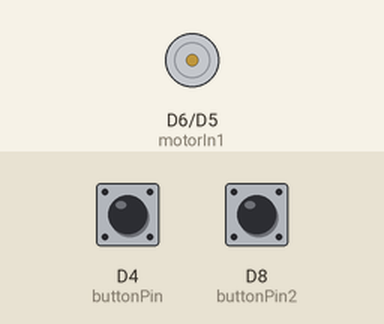
Bench run of a sketch on a simulated ESP8266 (NodeMCU). Parts: motor-driver pin pairs drawn as motors (green arrow = first pin HIGH = forward, orange = second pin HIGH = backward, longer = more drive). The test bench sets the inputs (shaded band); at power-on: D4 (buttonPin) LOW, D8 (buttonPin2) HIGH.

Above: at 1.2 s.
1.3 s: D4 (buttonPin) pulled HIGH for 0.15 s
At 2.5 s:
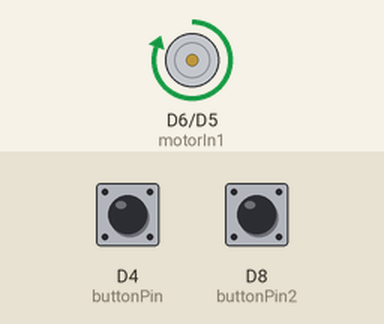
2.9 s: D8 (buttonPin2) pulled LOW for 0.15 s
At 4.0 s:
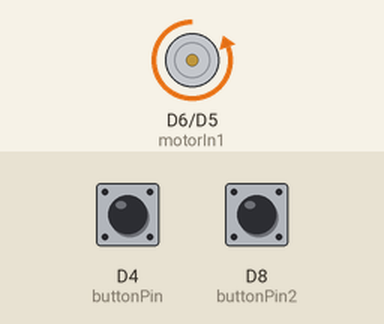
4.5 s: D8 (buttonPin2) pulled LOW for 1 s
At 6.4 s:
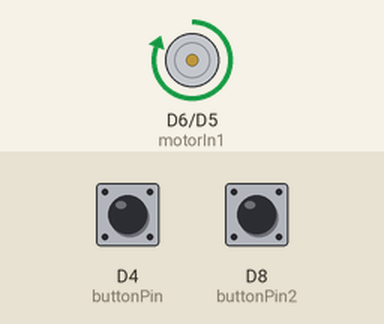
7.0 s: D8 (buttonPin2) pulled LOW for 3.2 s
At 11.2 s:
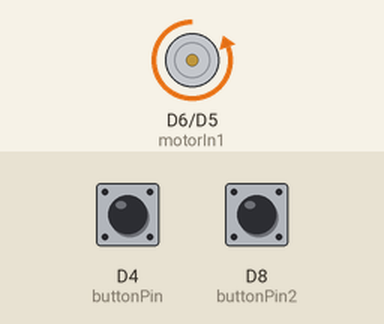
Timing chart, 0 to 12.7 s (numbered marks = the images above; inputs shaded):
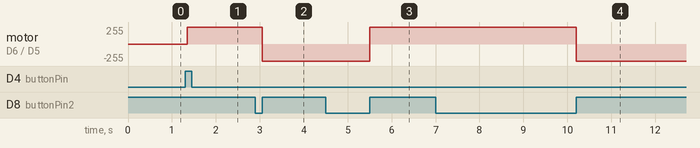

The sketch:

ButtonFan.ino
```cpp
/*
 *
 * This code is a modified version of the code found in tutorial
 * lesson 19 "A small fan" on the SUNFOUNDER website:
 * https://www.sunfounder.com/learn/Super-Kit-V2-0-for-Arduino/lesson-19-simple-creation-small-fan-super-kit.html
 *
 * This code allows two pushbuttons to be used to change the speed and direction
 * of an attached fan motor.
 * The speed pushbutton(buttonPin) changes the speed from off,
 * to high, to low, then back off again. The direction
 * pushbutton(buttonPin2) changes the direction of the spinning fan.
 * When both buttons are pushed simultaneously, the fan stops and
 * resets its speed and direction to the default settings.
 *
 * Last edited by:  Jeremiah P. Niehls
 * Date:            9/6/2019
 *
 */
const int buttonPin = D4; // the number of the pushbutton pin for speed
const int buttonPin2 = D8;// the number of the pushbutton pin for direction
const int motorIn1 = D6;
const int motorIn2 = D5;

int stat = 0;
int stat2 = 0;

#define rank1 800
#define rank2 400

// Variables will change:
int buttonState;            // the current reading from the input pin
int lastButtonState = LOW;  // the previous reading from the input pin
int buttonState2;           // the current reading from the input pin
int lastButtonState2 = LOW; // the previous reading from the input pin

// the following variables are long's because the time, measured in miliseconds,
// will quickly become a bigger number than can be stored in an int.
long lastDebounceTime = 0;  // the last time the output pin was toggled
long debounceDelay = 50;    // the debounce time; increase if the output flickers
/******************************************************************************/
void setup()
{
//set the motors as OUTPUT,button as INPUT
pinMode(buttonPin, INPUT);
pinMode(buttonPin2, INPUT);

pinMode(motorIn1,OUTPUT);
pinMode(motorIn2,OUTPUT);
}

void loop() {
// read the state of the switch into a local variable:
int reading = digitalRead(buttonPin);
int reading2 = digitalRead(buttonPin2);
// check to see if you just pressed the button
// (i.e. the input went from LOW to HIGH), and you've waited
// long enough since the last press to ignore any noise:

// If the switch changed, due to noise or pressing:
if (reading != lastButtonState) {
// reset the debouncing timer
lastDebounceTime = millis();
}

if ((millis() - lastDebounceTime) > debounceDelay) {
// whatever the reading is at, it's been there for longer
// than the debounce delay, so take it as the actual current state:

// if any button state has changed:
// both pressed resets both speed and direction to default
if ((reading != buttonState)&&(reading2 != buttonState2)) {
buttonState = reading;
buttonState2 = reading2;
stat = 0;
stat2 = 0;
}

// if pushbutton for speed has been pressed
// increase speed variable or reset to 0 if it goes above 2
if (reading != buttonState) {
buttonState = reading;

if (buttonState == HIGH) {
stat = stat + 1;
if(stat >= 3)
{
stat = 0;
}
}
}
// if pushbutton for direction has been pressed
// invert the direction variable(stat2) to switch direction
if (reading2 != buttonState2) {
buttonState2 = reading2;

if (buttonState2 == HIGH) {
stat2 = !stat2;
}
}
}

// Speed switch case for clockwise
if (stat2 == 0){
switch(stat)
{
case 1:
clockwise(rank1);
break;
case 2:
clockwise(rank2);
break;
default:
clockwise(0);
}
}

// Speed switch case for counterclockwise
if (stat2 == 1){
switch(stat)
{
case 1:
counterclockwise(rank1);
break;
case 2:
counterclockwise(rank2);
break;
default:
counterclockwise(0);
}
}
// save the reading. Next time through the loop,
// it'll be the lastButtonState:
lastButtonState = reading;
lastButtonState2 = reading2;
}
/***********************************************************/
void clockwise(int Speed)
{
analogWrite(motorIn1,0);
analogWrite(motorIn2,Speed);
}
void counterclockwise(int Speed)
{
analogWrite(motorIn1,Speed);
analogWrite(motorIn2,0);
}
/***********************************************************/
```

Measured:
- after the input at 1.3 s, motor on D6 (motorIn1) / D5 (motorIn2): stopped → forward 255/255 after 0.05 s
- after the input at 2.9 s, motor on D6 (motorIn1) / D5 (motorIn2): forward 255/255 → backward 255/255 after 0.15 s
- after the input at 4.5 s, motor on D6 (motorIn1) / D5 (motorIn2): backward 255/255 → forward 255/255 after 1.0 s
- after the input at 7.0 s, motor on D6 (motorIn1) / D5 (motorIn2): forward 255/255 → backward 255/255 after 3.2 s
